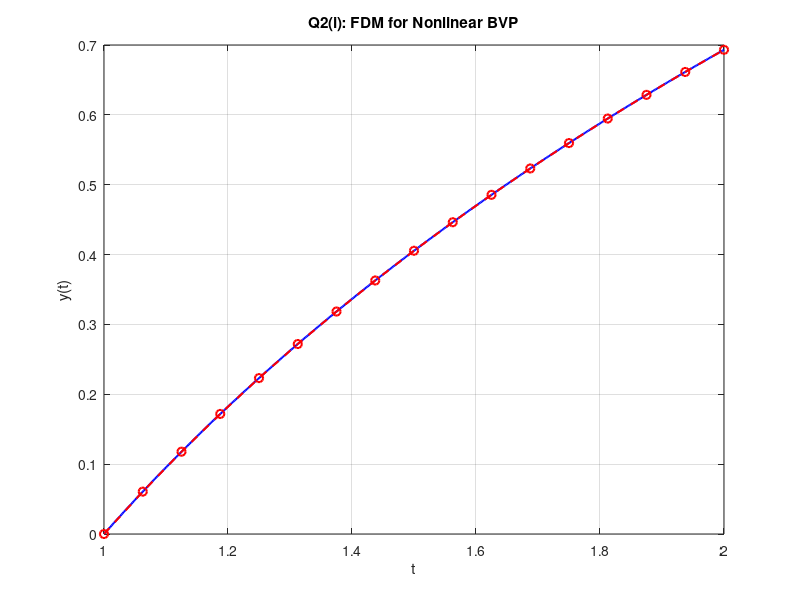

Source code (MATLAB):
% Q2_NonlinearBVP_FDM.m
clear; clc; close all;

% Setup: y'' = -(y')^2 - y + ln(t), t in [1,2], y(1)=0, y(2)=ln(2)
a = 1; b = 2; alpha = 0; beta = log(2);
f = @(t, y, yp) -(yp.^2) - y + log(t);
fy = @(t, y, yp) -1; 
fyp = @(t, y, yp) -2*yp;
exact_sol = @(t) log(t);

N = 16; h = (b-a)/N; t = linspace(a, b, N+1)';
% Initial guess (linear interpolation)
y = alpha + (beta - alpha) * (t - a) / (b - a);
tol = 1e-6; max_iter = 20;

for iter = 1:max_iter
    F = zeros(N-1, 1); J = zeros(N-1, N-1);
    for i = 1:N-1
        ti = t(i+1);
        yi = y(i+1);
        yp = (y(i+2) - y(i)) / (2*h);
        
        F(i) = y(i+2) - 2*yi + y(i) - h^2 * f(ti, yi, yp);
        J(i,i) = -2 - h^2 * fy(ti, yi, yp);
        if i > 1
            J(i, i-1) = 1 + (h/2) * fyp(ti, yi, yp);
        end
        if i < N-1
            J(i, i+1) = 1 - (h/2) * fyp(ti, yi, yp);
        end
    end
    dy = J \ (-F);
    y(2:end-1) = y(2:end-1) + dy;
    if norm(dy, inf) < tol, break; end
end

figure;
plot(linspace(a,b,500), exact_sol(linspace(a,b,500)), 'b-', 'LineWidth', 1.5); hold on;
plot(t, y, 'ro--', 'LineWidth', 1.5);
title('Q2(i): FDM for Nonlinear BVP'); xlabel('t'); ylabel('y(t)'); grid on;
